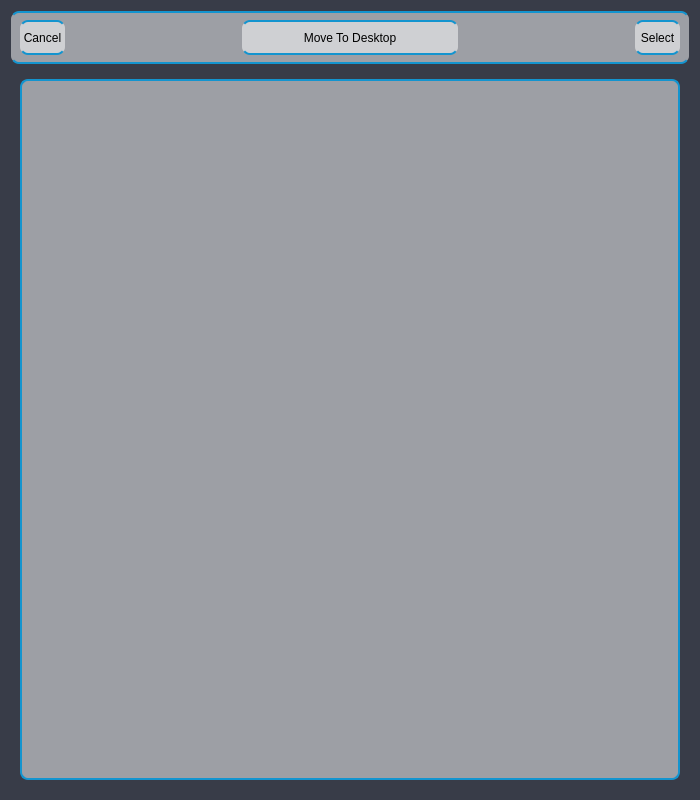
<?xml version="1.0" encoding="UTF-8"?>
<ui version="4.0">
 <class>Form</class>
 <widget class="QWidget" name="Form">
  <property name="geometry">
   <rect>
    <x>0</x>
    <y>0</y>
    <width>700</width>
    <height>800</height>
   </rect>
  </property>
  <property name="windowTitle">
   <string>Form</string>
  </property>
  <property name="styleSheet">
   <string notr="true">QWidget{
border-radius: 8px;
background-color: rgba(255, 255, 255, 130);
padding: 2px;
}
QWidget#Form{
background-color: rgb(56, 60, 72);
}</string>
  </property>
  <layout class="QVBoxLayout" name="verticalLayout">
   <item>
    <widget class="QWidget" name="widget" native="true">
     <property name="sizePolicy">
      <sizepolicy hsizetype="Expanding" vsizetype="Fixed">
       <horstretch>0</horstretch>
       <verstretch>0</verstretch>
      </sizepolicy>
     </property>
     <property name="minimumSize">
      <size>
       <width>0</width>
       <height>50</height>
      </size>
     </property>
     <property name="styleSheet">
      <string notr="true">QWidget{
border-top: 2px solid rgb(19, 148, 207);
border-bottom: 2px solid rgb(19, 148, 207);
}

QPushButton:hover{
border-top: none;
border-bottom: none;
border-right: 2px solid rgb(85, 170, 255);
border-left: 2px solid rgb(85, 170, 255);
background-color: rgba(233, 247, 255, 180);
padding: 0px;
}</string>
     </property>
     <layout class="QHBoxLayout" name="horizontalLayout_2">
      <item alignment="Qt::AlignLeft">
       <widget class="QPushButton" name="cancelBtn">
        <property name="sizePolicy">
         <sizepolicy hsizetype="Fixed" vsizetype="Fixed">
          <horstretch>0</horstretch>
          <verstretch>0</verstretch>
         </sizepolicy>
        </property>
        <property name="minimumSize">
         <size>
          <width>45</width>
          <height>35</height>
         </size>
        </property>
        <property name="text">
         <string>Cancel</string>
        </property>
       </widget>
      </item>
      <item>
       <widget class="QPushButton" name="desktopBtn">
        <property name="minimumSize">
         <size>
          <width>0</width>
          <height>35</height>
         </size>
        </property>
        <property name="text">
         <string>Move To Desktop</string>
        </property>
       </widget>
      </item>
      <item alignment="Qt::AlignRight">
       <widget class="QPushButton" name="selectBtn">
        <property name="sizePolicy">
         <sizepolicy hsizetype="Fixed" vsizetype="Fixed">
          <horstretch>0</horstretch>
          <verstretch>0</verstretch>
         </sizepolicy>
        </property>
        <property name="minimumSize">
         <size>
          <width>45</width>
          <height>35</height>
         </size>
        </property>
        <property name="text">
         <string>Select</string>
        </property>
       </widget>
      </item>
     </layout>
    </widget>
   </item>
   <item>
    <widget class="QWidget" name="widget_2" native="true">
     <property name="sizePolicy">
      <sizepolicy hsizetype="Expanding" vsizetype="Expanding">
       <horstretch>0</horstretch>
       <verstretch>0</verstretch>
      </sizepolicy>
     </property>
     <property name="styleSheet">
      <string notr="true">QWidget#widget_2{
background: transparent;
}</string>
     </property>
     <layout class="QHBoxLayout" name="horizontalLayout">
      <item>
       <widget class="QTreeView" name="treeView">
        <property name="styleSheet">
         <string notr="true">border: 2px solid rgb(19, 148, 207);</string>
        </property>
       </widget>
      </item>
     </layout>
    </widget>
   </item>
  </layout>
 </widget>
 <resources/>
 <connections/>
</ui>
